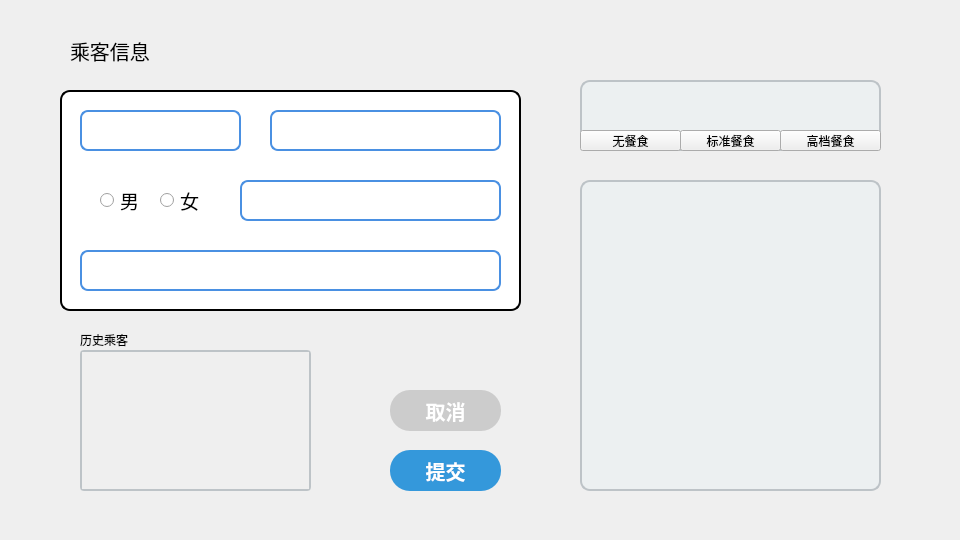
<?xml version="1.0" encoding="UTF-8"?>
<ui version="4.0">
 <class>CheckoutPage</class>
 <widget class="QWidget" name="CheckoutPage">
  <property name="geometry">
   <rect>
    <x>0</x>
    <y>0</y>
    <width>960</width>
    <height>540</height>
   </rect>
  </property>
  <property name="minimumSize">
   <size>
    <width>960</width>
    <height>540</height>
   </size>
  </property>
  <property name="windowTitle">
   <string>Form</string>
  </property>
  <widget class="QRadioButton" name="isMale">
   <property name="geometry">
    <rect>
     <x>100</x>
     <y>190</y>
     <width>51</width>
     <height>21</height>
    </rect>
   </property>
   <property name="font">
    <font>
     <pointsize>14</pointsize>
    </font>
   </property>
   <property name="text">
    <string>男</string>
   </property>
   <property name="checkable">
    <bool>true</bool>
   </property>
   <property name="checked">
    <bool>false</bool>
   </property>
   <property name="autoRepeat">
    <bool>false</bool>
   </property>
  </widget>
  <widget class="QLineEdit" name="givenname">
   <property name="geometry">
    <rect>
     <x>270</x>
     <y>110</y>
     <width>231</width>
     <height>41</height>
    </rect>
   </property>
   <property name="font">
    <font>
     <pointsize>14</pointsize>
    </font>
   </property>
   <property name="styleSheet">
    <string notr="true">QLineEdit {  
        border: 2px solid #4A90E2;  /* 蓝色粗边框 */  
        border-radius: 8px;  /* 圆角 */  
        padding: 5px;  /* 内边距 */  
        background-color: white;  
    }  
    
    QLineEdit:focus {  
        border-color: #2C3E50;  /* 获得焦点时边框颜色变化 */  
    }  </string>
   </property>
   <property name="text">
    <string/>
   </property>
  </widget>
  <widget class="QPushButton" name="cancelBtn">
   <property name="geometry">
    <rect>
     <x>390</x>
     <y>390</y>
     <width>111</width>
     <height>41</height>
    </rect>
   </property>
   <property name="font">
    <font>
     <pointsize>15</pointsize>
     <bold>true</bold>
    </font>
   </property>
   <property name="styleSheet">
    <string notr="true">QPushButton {
    background-color: #cccccc; /* 蓝色背景 */
    border-radius: 20px; /* 圆角大小为10像素 */
    border: none; /* 无边框 */
    color: #ffffff; /* 字体颜色为白色 */
    font-weight: bold; /* 字体加粗 */
}

QPushButton:hover {
    background-color: #bbbbbb; /* 鼠标悬停时的深蓝色背景 */
}

QPushButton:pressed {
    background-color: #aaaaaa; /* 按钮被按下时的更深蓝色背景 */
}</string>
   </property>
   <property name="text">
    <string>取消</string>
   </property>
  </widget>
  <widget class="QPushButton" name="submitBtn">
   <property name="geometry">
    <rect>
     <x>390</x>
     <y>450</y>
     <width>111</width>
     <height>41</height>
    </rect>
   </property>
   <property name="font">
    <font>
     <pointsize>15</pointsize>
     <bold>true</bold>
    </font>
   </property>
   <property name="styleSheet">
    <string notr="true">QPushButton {
    background-color: #3498db; /* 蓝色背景 */
    border-radius: 20px; /* 圆角大小为10像素 */
    border: none; /* 无边框 */
    color: #ffffff; /* 字体颜色为白色 */
    font-weight: bold; /* 字体加粗 */
}

QPushButton:hover {
    background-color: #2980b9; /* 鼠标悬停时的深蓝色背景 */
}

QPushButton:pressed {
    background-color: #2c3e50; /* 按钮被按下时的更深蓝色背景 */
}</string>
   </property>
   <property name="text">
    <string>提交</string>
   </property>
  </widget>
  <widget class="QLineEdit" name="familyname">
   <property name="geometry">
    <rect>
     <x>80</x>
     <y>110</y>
     <width>161</width>
     <height>41</height>
    </rect>
   </property>
   <property name="font">
    <font>
     <pointsize>14</pointsize>
    </font>
   </property>
   <property name="styleSheet">
    <string notr="true">QLineEdit {  
        border: 2px solid #4A90E2;  /* 蓝色粗边框 */  
        border-radius: 8px;  /* 圆角 */  
        padding: 5px;  /* 内边距 */  
        background-color: white;  
    }  
    
    QLineEdit:focus {  
        border-color: #2C3E50;  /* 获得焦点时边框颜色变化 */  
    }  </string>
   </property>
   <property name="inputMask">
    <string/>
   </property>
   <property name="text">
    <string/>
   </property>
  </widget>
  <widget class="QLineEdit" name="passenger_phone">
   <property name="geometry">
    <rect>
     <x>240</x>
     <y>180</y>
     <width>261</width>
     <height>41</height>
    </rect>
   </property>
   <property name="font">
    <font>
     <pointsize>14</pointsize>
    </font>
   </property>
   <property name="styleSheet">
    <string notr="true">QLineEdit {  
        border: 2px solid #4A90E2;  /* 蓝色粗边框 */  
        border-radius: 8px;  /* 圆角 */  
        padding: 5px;  /* 内边距 */  
        background-color: white;  
    }  
    
    QLineEdit:focus {  
        border-color: #2C3E50;  /* 获得焦点时边框颜色变化 */  
    }  </string>
   </property>
  </widget>
  <widget class="QLabel" name="flightInfo">
   <property name="geometry">
    <rect>
     <x>580</x>
     <y>180</y>
     <width>301</width>
     <height>311</height>
    </rect>
   </property>
   <property name="font">
    <font>
     <family>爱奇艺黑体</family>
     <pointsize>12</pointsize>
     <bold>true</bold>
    </font>
   </property>
   <property name="styleSheet">
    <string notr="true"> QLabel {  
        border: 2px solid #bdc3c7;  
        border-radius: 10px;  
        background-color: #ecf0f1;  
        padding: 6px;  
    }  
    QLabel:hover {  
        border-color: #3498db;  
        background-color: #f1f8ff;  
    }  </string>
   </property>
   <property name="text">
    <string/>
   </property>
   <property name="alignment">
    <set>Qt::AlignmentFlag::AlignCenter</set>
   </property>
  </widget>
  <widget class="QLineEdit" name="passenger_id">
   <property name="geometry">
    <rect>
     <x>80</x>
     <y>250</y>
     <width>421</width>
     <height>41</height>
    </rect>
   </property>
   <property name="font">
    <font>
     <pointsize>14</pointsize>
    </font>
   </property>
   <property name="styleSheet">
    <string notr="true">QLineEdit {  
        border: 2px solid #4A90E2;  /* 蓝色粗边框 */  
        border-radius: 8px;  /* 圆角 */  
        padding: 5px;  /* 内边距 */  
        background-color: white;  
    }  
    
    QLineEdit:focus {  
        border-color: #2C3E50;  /* 获得焦点时边框颜色变化 */  
    }  </string>
   </property>
  </widget>
  <widget class="QRadioButton" name="isFemale">
   <property name="geometry">
    <rect>
     <x>160</x>
     <y>190</y>
     <width>72</width>
     <height>21</height>
    </rect>
   </property>
   <property name="font">
    <font>
     <pointsize>14</pointsize>
    </font>
   </property>
   <property name="text">
    <string>女</string>
   </property>
  </widget>
  <widget class="QLabel" name="passenger_title">
   <property name="geometry">
    <rect>
     <x>70</x>
     <y>30</y>
     <width>81</width>
     <height>41</height>
    </rect>
   </property>
   <property name="font">
    <font>
     <pointsize>15</pointsize>
    </font>
   </property>
   <property name="text">
    <string>乘客信息</string>
   </property>
  </widget>
  <widget class="QScrollArea" name="historyArea">
   <property name="geometry">
    <rect>
     <x>80</x>
     <y>350</y>
     <width>231</width>
     <height>141</height>
    </rect>
   </property>
   <property name="styleSheet">
    <string notr="true"> QScrollArea {  
        border: 2px solid #bdc3c7;  /* 浅灰边框 */  
        border-radius: 4px;  
        background-color: #f5f5f5;  /* 淡灰背景 */  
    }  
    
    QScrollArea QScrollBar:vertical {  
        width: 10px;  
        background: #f1f1f1;  
        border-radius: 5px;  
    }  
    
    QScrollArea QScrollBar::handle:vertical {  
        background: #3498db;  
        min-height: 20px;  
        border-radius: 5px;  
    }  
    
    QScrollArea QScrollBar::handle:vertical:hover {  
        background: #2980b9;  
    }  </string>
   </property>
   <property name="widgetResizable">
    <bool>true</bool>
   </property>
   <property name="alignment">
    <set>Qt::AlignmentFlag::AlignHCenter|Qt::AlignmentFlag::AlignTop</set>
   </property>
   <widget class="QWidget" name="passengerContainer">
    <property name="geometry">
     <rect>
      <x>0</x>
      <y>0</y>
      <width>227</width>
      <height>137</height>
     </rect>
    </property>
   </widget>
  </widget>
  <widget class="QLabel" name="label">
   <property name="geometry">
    <rect>
     <x>80</x>
     <y>330</y>
     <width>61</width>
     <height>20</height>
    </rect>
   </property>
   <property name="text">
    <string>历史乘客</string>
   </property>
  </widget>
  <widget class="QLabel" name="foodLbl">
   <property name="geometry">
    <rect>
     <x>580</x>
     <y>80</y>
     <width>301</width>
     <height>71</height>
    </rect>
   </property>
   <property name="styleSheet">
    <string notr="true"> QLabel {  
        border: 2px solid #bdc3c7;  
        border-radius: 10px;  
        background-color: #ecf0f1;  
        padding: 6px;  
    }  
    QLabel:hover {  
        border-color: #3498db;  
        background-color: #f1f8ff;  
    }  </string>
   </property>
   <property name="text">
    <string/>
   </property>
   <property name="alignment">
    <set>Qt::AlignmentFlag::AlignLeading|Qt::AlignmentFlag::AlignLeft|Qt::AlignmentFlag::AlignTop</set>
   </property>
  </widget>
  <widget class="QPushButton" name="noFoodBtn">
   <property name="geometry">
    <rect>
     <x>580</x>
     <y>130</y>
     <width>101</width>
     <height>21</height>
    </rect>
   </property>
   <property name="text">
    <string>无餐食</string>
   </property>
  </widget>
  <widget class="QPushButton" name="normalFoodBtn">
   <property name="geometry">
    <rect>
     <x>680</x>
     <y>130</y>
     <width>101</width>
     <height>21</height>
    </rect>
   </property>
   <property name="text">
    <string>标准餐食</string>
   </property>
  </widget>
  <widget class="QPushButton" name="plusFoodBtn">
   <property name="geometry">
    <rect>
     <x>780</x>
     <y>130</y>
     <width>101</width>
     <height>21</height>
    </rect>
   </property>
   <property name="text">
    <string>高档餐食</string>
   </property>
  </widget>
  <widget class="QLabel" name="flightInfo_2">
   <property name="geometry">
    <rect>
     <x>60</x>
     <y>90</y>
     <width>461</width>
     <height>221</height>
    </rect>
   </property>
   <property name="font">
    <font>
     <family>爱奇艺黑体</family>
     <pointsize>12</pointsize>
     <bold>true</bold>
    </font>
   </property>
   <property name="styleSheet">
    <string notr="true"> QLabel {  
        border: 2px solid #000000;  
        border-radius: 10px;  
        background-color: #ffffff;  
        padding: 6px;  

    }  </string>
   </property>
   <property name="text">
    <string/>
   </property>
   <property name="alignment">
    <set>Qt::AlignmentFlag::AlignCenter</set>
   </property>
  </widget>
  <zorder>flightInfo_2</zorder>
  <zorder>isMale</zorder>
  <zorder>givenname</zorder>
  <zorder>cancelBtn</zorder>
  <zorder>submitBtn</zorder>
  <zorder>familyname</zorder>
  <zorder>passenger_phone</zorder>
  <zorder>flightInfo</zorder>
  <zorder>passenger_id</zorder>
  <zorder>isFemale</zorder>
  <zorder>passenger_title</zorder>
  <zorder>historyArea</zorder>
  <zorder>label</zorder>
  <zorder>foodLbl</zorder>
  <zorder>noFoodBtn</zorder>
  <zorder>normalFoodBtn</zorder>
  <zorder>plusFoodBtn</zorder>
 </widget>
 <resources/>
 <connections/>
</ui>
